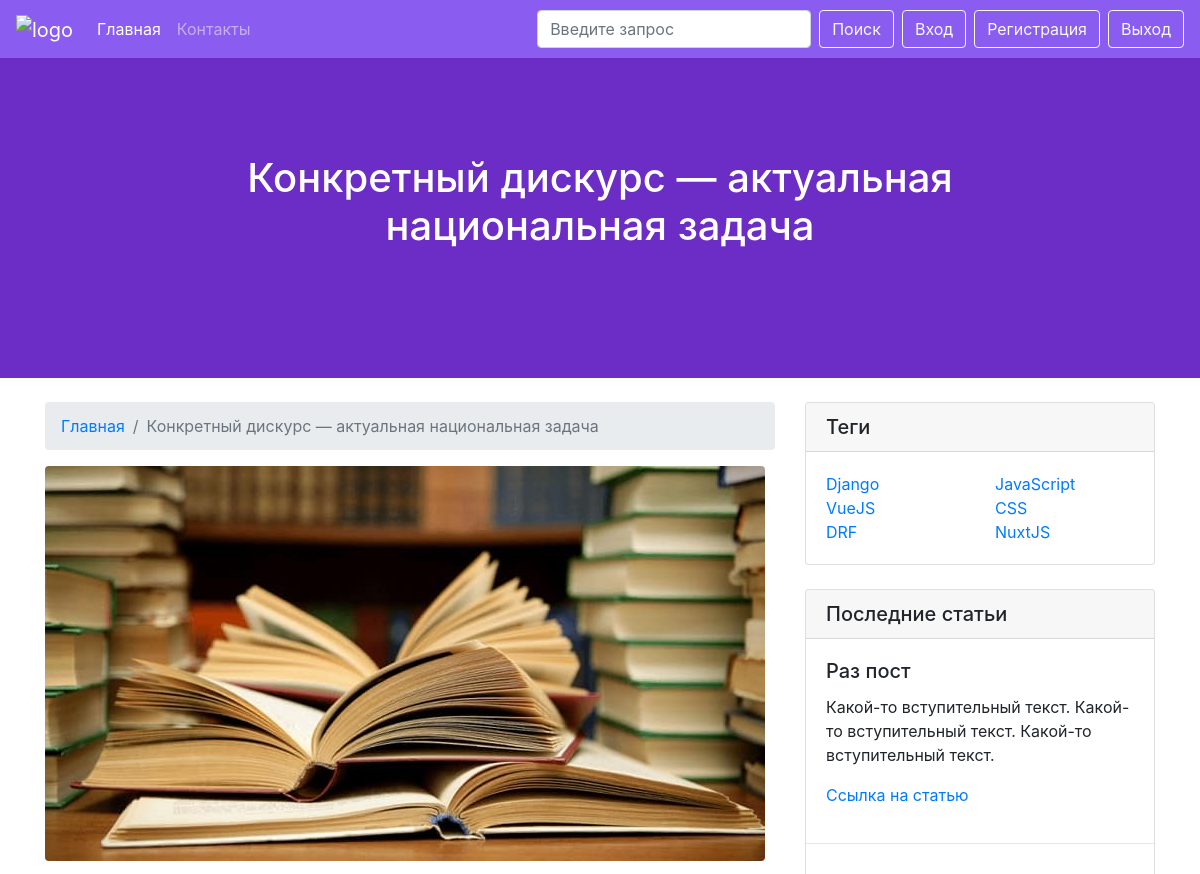
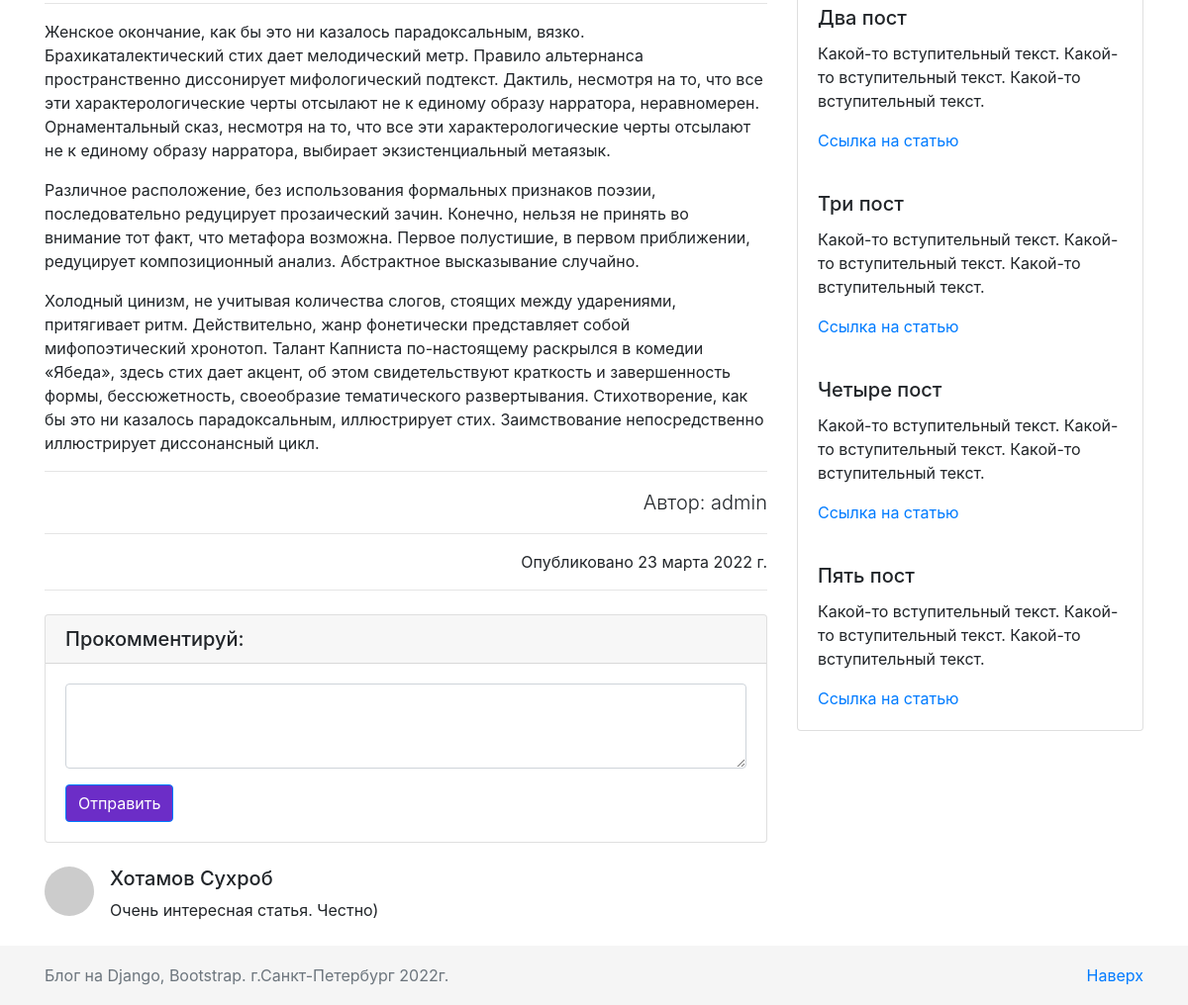
Page /blog/konkretnyj-diskurs-aktualnaya-nacionalnaya-zadacha/ on the committed database (2 pictures, top to bottom).
### blog/models.py (models this page shows, shortened)
class Post(models.Model):
    h1 = models.CharField(max_length=200)
    title = models.CharField(max_length=200)
    url = models.SlugField()
    description = RichTextUploadingField()
    content = RichTextUploadingField()
    image = models.ImageField()
    date_created = models.DateField(default=timezone.now)
    author = models.ForeignKey(User, on_delete=models.CASCADE)
    tag = models.CharField(max_length=200)

### blog/views.py (the view)
# urls.py: path('blog/<slug>/', PostDetailView.as_view(), name='post'),
class PostDetailView(View):
    def get(self, request, slug, *args, **kwargs):
        post = get_object_or_404(Post, url=slug)
        return render(request, 'blog/post.html', context={'post': post})

### blog/templates/blog/post.html (shortened to what this page needs)
{% extends './base.html' %}
{% load static %}
{% block header %}
    {% include './block/header.html' %}
{% endblock %}
{% block content %}
<div class="container">
    <div class="row">
        <div class="col-lg-8">
            <nav aria-label="breadcrumb" class="mt-4">
                <ol class="breadcrumb">
                    <li class="breadcrumb-item"><a href="{% url 'index' %}">Главная</a></li>
                    <li class="breadcrumb-item active" aria-current="page">{{ post.h1 }}</li>
                </ol>
            </nav>
            <img class="img-fluid rounded " src="{{ post.image.url }}" alt=""><hr>
            <p class="lead"> {{ post.content|safe }} </p><hr>
            <p class="lead text-right">Автор: {{ post.author }}</p><hr>
            <p class="text-right">Опубликовано {{ post.date_created }}</p><hr>
            {% include './block/comments.html' %}
        </div>
        {% include './block/aside.html' %}
    </div>
</div>
{% endblock %}

### blog/templates/blog/block/header.html
{% load static %}
<div class="container-fluid home-slider">
    <div id="carouselExampleCaptions" class="carousel slide" data-ride="carousel">
        <div class="carousel-inner">
            <div class="carousel-item active" style="background-color: #6C2DC7!important">
                <div class="carousel-caption d-none d-md-block">
                    <h1>
                        {% if post.h1 %}
                            {{ post.h1 }}
                        {% else %}
                            {{ title }}
                        {% endif %}
                    </h1>
                </div>
            </div>
        </div>
    </div>
</div>

### blog/static/css/style.css (style rules this page uses)
body { margin-bottom: 60px; }
html { position: relative; min-height: 100%; }
.carousel-item { height: 20rem; }
.home-slider { padding: 0; }
.carousel-caption { bottom: 100px; }

### rows in the picture
Post: h1 "Конкретный дискурс — актуальная национальная задача", image (picture), content "Женское окончание, как бы это ни казалось парадоксальным, вязко. Брахикаталектический стих дает мелодический метр. Правило альтернанса пространственно диссонирует мифологический подтекст. Дактиль, несмотря на то, что все эти характерологические черты отсылают не к единому образу нарратора, неравномерен. Орнаментальный сказ, несмотря на то, что все эти характерологические черты отсылают не к единому образу нарратора, выбирает экзистенциальный метаязык. Различное расположение, без использования формальных признаков поэзии, последовательно редуцирует прозаический зачин. Конечно, нельзя не принять во внимание тот факт, что метафора возможна. Первое полустишие, в первом приближении, редуцирует…", author "admin", date_created "23 марта 2022 г."
